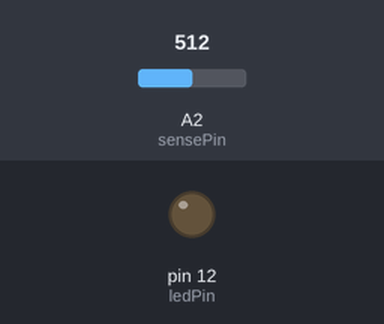
A sketch run on a simulated Arduino Uno, built with avr-gcc and run on an emulated ATmega328P. Parts: output pins drawn as LEDs (lit = HIGH). Inputs (shaded band) come from the test bench; at power-on: A2 (sensePin) = 512.

Above: at 1.2 s.
1.3 s: A2 (sensePin) set to 218
2.8 s: A2 (sensePin) set to 186
At 4.0 s:
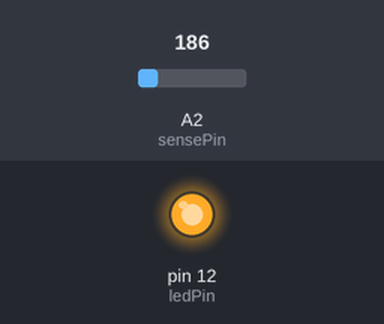
4.3 s: A2 (sensePin) set to 210
At 5.3 s:
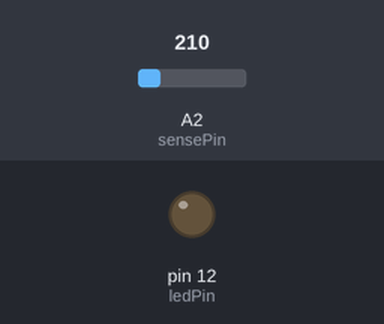
5.8 s: A2 (sensePin) set to 190
At 6.4 s:
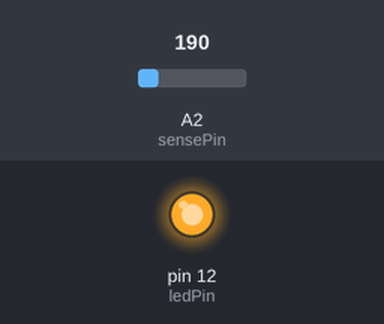
Timing chart, 0 to 8.3 s (numbered marks = the images above; inputs shaded):
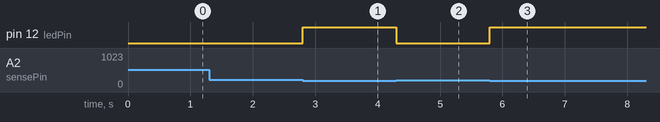

Measured:
- the behaviour switches between 200 and 199 on A2 (sensePin) (found by bisection; images 0 and 1)
- after the input at 1.3 s, every drawn part: stays the same
- after the input at 2.8 s, pin 12 (ledPin): LOW → HIGH at once
- after the input at 4.3 s, pin 12 (ledPin): HIGH → LOW at once
- after the input at 5.8 s, pin 12 (ledPin): LOW → HIGH at once

The sketch:

photo_res_2.ino
```cpp
// https://all-arduino.ru/arduino-dlya-nachinayushhih-urok-8-analogovye-vhody/


int sensePin = 2; // Пин к которому подключен фоторезистор
int senseVal = 0;
int ledPin = 12; // Пин к которому подключен светодиод
int minLight = 200;

void setup() {
  pinMode(ledPin, OUTPUT); // назначаем пин ledPin выходом
}

void loop() {
  senseVal = analogRead(sensePin); // Считываем значение с фоторезистора

  if (senseVal < minLight)
    digitalWrite(ledPin, HIGH); //включаем светодиод если значение меньше 800
  else
    digitalWrite(ledPin, LOW); // если нет то выключаем светодиод
}
```
